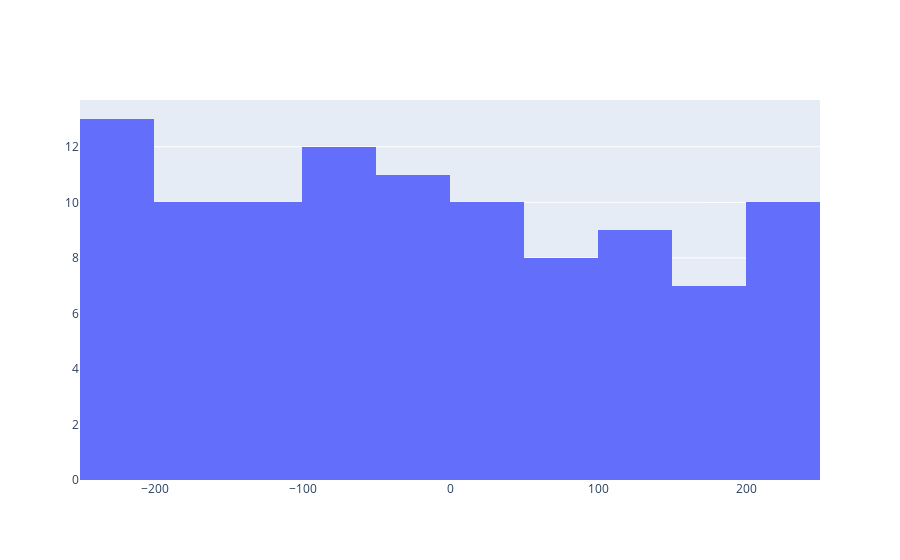

Source (notebook cell):
### Code cell
fig = go.Figure(data=[go.Histogram(x=df['A'])])

iplot(fig)

### Figure 1 — Plotly figure (JSON) as saved in the notebook; plotly's stock layout.template omitted (floating-point values rounded to 4 significant figures)
{"data": [{"x": [206, -88, -51, -87, -62, -105, -93, 87, 82, -218, 102, 244, 149, 78, 226, -21, 64, 221, 110, -238, -93, -236, -223, -226, -49, -204, -37, 83, -161, -167, 245, -128, 72, -95, 27, 138, 29, 74, -221, -108, 33, 58, -65, 179, -23, -87, -155, 194, -156, -46, -197, 169, -76, 48, 196, -227, -158, -2, 222, -125, 152, -217, -229, 42, 119, 175, 141, -209, -91, 166, 18, 222, -33, -129, -134, -235, -176, -18, -131, 47, 37, 201, 27, -49, -2, -161, 222, 33, 134, -121, -186, -45, -133, -142, -193, -215, -92, 213, 141, 118], "type": "histogram"}], "layout": {}}
